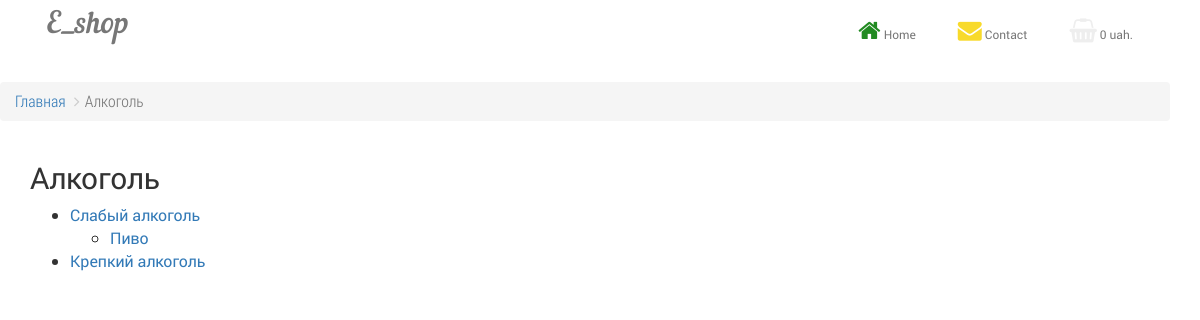
The app's page /category/alkogol/, older data.
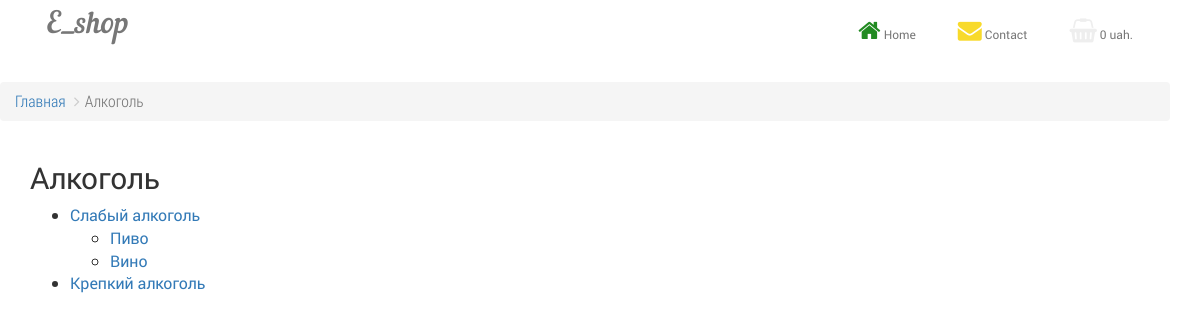
The same page, newer data.
### goods/models.py (models this page shows, shortened)
class Category(MPTTModel):
    name = models.CharField(max_length=100, help_text='Введите название категории',
                            verbose_name='Категория товара', unique=True)
    slug = models.SlugField(blank=True)
    parent = TreeForeignKey('self', verbose_name='Родительская категория', blank=True,
                            null=True, related_name='children', on_delete=models.CASCADE)
    level = models.IntegerField(default=0, db_index=True)
    description = models.TextField(verbose_name='Описание категории', blank=True)
    image = models.ImageField(verbose_name='Фото категории', blank=True, upload_to='category_img')
    def get_absolute_url(self):
        return reverse('category_detail', kwargs={"slug": self.slug})
    class Meta:
        verbose_name = 'Категория'
        verbose_name_plural = 'категории'
    class MPTTMeta:
        order_insertion_by = ['name']

### goods/views.py (the view)
# urls.py: url(r'^category/(?P<slug>[-\w]+)/$', views.CategoryDetail.as_view(), name='category_detail'),
class CategoryDetail(DetailView):
    model = Category
    template_name = 'goods/category_detail.html'
    context_object_name = 'nodes'
    def get_context_data(self, *args, **kwargs):
        context = super(CategoryDetail, self).get_context_data(*args, **kwargs)
        obj = self.get_object()
        product_set = obj.product_set.all()
        context["products"] = product_set
        return context

### cart/cart.py (called while the page is built)
    def __len__(self):
        return sum(item['quantity'] for item in self.cart.values())

### cart/context_processors.py (called while the page is built)
def cart(request):
    return {'cart': Cart(request)}

### goods/models.py (called while the page is built)
    def active(self):
        return self.filter(is_available=True)

    def get_queryset(self):
        return ProductQuerySet(self.model, using=self._db)

    def all(self, *args, **kwargs):
        return self.get_queryset().active()

### goods/templates/goods/category_detail.html (shortened to what this page needs)
{% extends 'base.html' %}
{%load staticfiles%}
{% load mptt_tags %}
{% block breadcrumb %}
<div class="container ">
	<ol class="breadcrumb">
		<li><a href="{% url 'home' %} ">Главная</a></li>
		<li class="active">{{nodes.name}}</li>
	</ol>
</div>
{% endblock breadcrumb %}
{% block content %}
	<h2>{{nodes.name}}</h2>
		<ul class="children">
		{% for children in nodes.get_children %}
			<li>
				<a href="{{ children.get_absolute_url }}" alt="">
					{{children.name}}
					{% if not children.is_leaf_node %}
						<ul class="children">
							{% for child in children.get_children %}
								<li>
									<a href="{{ child.get_absolute_url }}" alt="">
										{{child.name}}
									</a>
								</li>
							{% endfor %}
						</ul>
					{% endif %}
				</a>
			</li>
		{% endfor %}
{% endblock content %}

Row changes from the older to the newer data that the page shows:
added Category: name "Вино", shown under "Слабый алкоголь"
